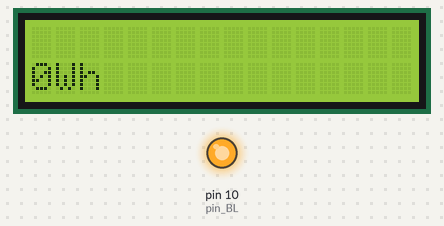
Simulated run of this sketch. Board: Arduino Uno, built with avr-gcc and run on an emulated ATmega328P. On the bench: 16×2 character LCD, output pins drawn as LEDs (lit = HIGH).

Above: at 0.1 s.
At 4.1 s:
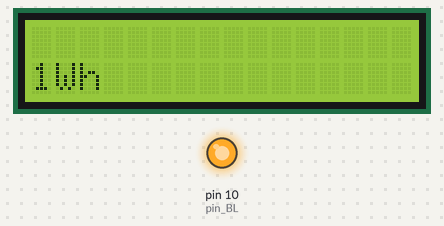
At 8.2 s:
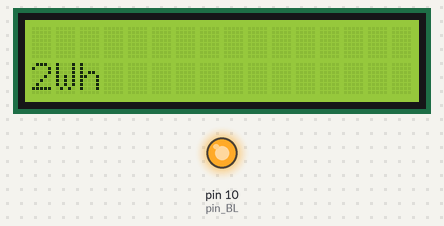
At 16.3 s:
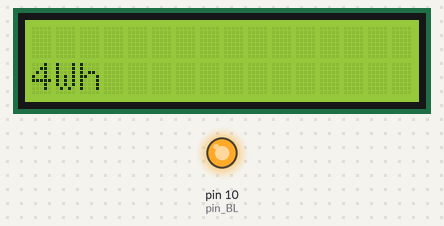
At 24.5 s:
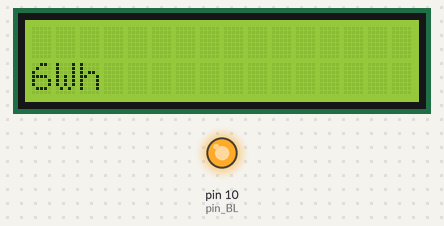
At 36.7 s:
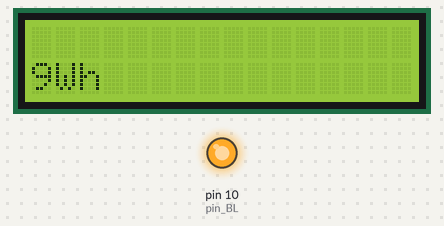

The sketch:

EnergyMonitor.ino
```cpp
#include <LiquidCrystal.h>
#include <EEPROM.h>

//LCD pin to Arduino
const int pin_RS = 8;
const int pin_EN = 9;
const int pin_d4 = 4;
const int pin_d5 = 5;
const int pin_d6 = 6;
const int pin_d7 = 7;
const int pin_BL = 10;
byte backlight = 255;
LiquidCrystal lcd(pin_RS,  pin_EN,  pin_d4,  pin_d5,  pin_d6,  pin_d7);

//Buttons analog read
const int pin_btns = 0;
// < 60 "Right"
// < 200 "Up"
// < 400 "Down"
// < 600 "Left"
// < 800 "Select"

void setup() {
 pinMode(pin_BL, OUTPUT);
 lcd.begin(16, 2);
 analogWrite(pin_BL, backlight);
//  lcd.setCursor(0,1);
//  lcd.print(EEPROM.length());
}

unsigned long prev_ms = 0;
unsigned long prev_mw = 0;
unsigned long mWmh = 0;
unsigned int mWh = 0;
unsigned long energy_mWh = 0;
unsigned int Wh_aku = 0;
unsigned int Wh = 0;
unsigned long energy = 0;

float x = 0.0;
void loop() {
  lcd.setCursor(0,1);
  long mw = get_power();
  long ms = 0;
  if (millis() >= prev_ms)
    ms = millis() - prev_ms;
  else
    ms = (4294967295 - prev_ms) + (millis() + 1);

  mWmh += mw * ms*2.77777778e-4;
  mWh = mWmh*0.001;
  mWmh -= mWh*1000;
  Wh_aku += mWh;
  Wh = Wh_aku*0.001;
  Wh_aku -= Wh*1000;
  energy += Wh;
  prev_ms = millis();
  lcd.print(energy);
  lcd.print("Wh");
}


long get_power(){
  // returns actual power in miliwats
  return 1000000;
}
```

Measured:
- what the display in image 1 shows lasts 4.0 s, from 4.1 s to 8.1 s
